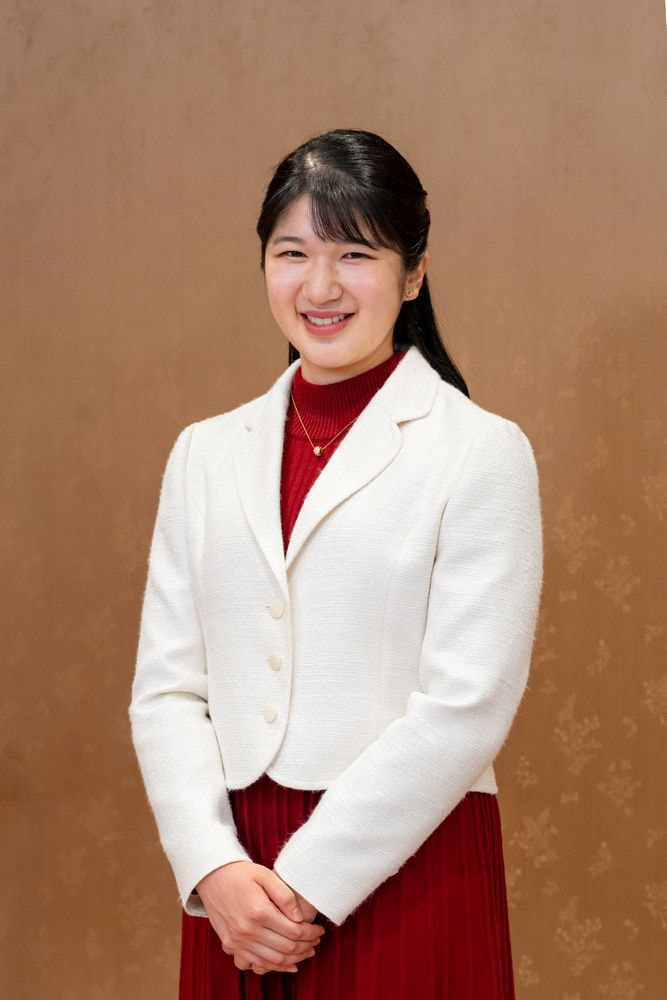
#> input picture assets/KB-20261126-06/A178.jpg, 667 x 1000 px, found by its file name
$ python make_thumbs.py
#> lines starting #> are read from the running program, lines starting #| are printed output that depends on the picture
### pipeline/thumb_long.py
"""長尺(横型)の表紙 1280×720(荒木指示 2026-11-24 第3版)。
参考: 荒木さん提供の型(明朝の極太・金のグラデーション文字・金の帯・人物1〜2名を大きく・短いワンフレーズ)。
型 R(右に人物1名・左に文字) / 型 D(左右に人物2名・中央に大きな金の一言)。赤・絵文字・作り台詞は使わない。"""
import sys, cv2, numpy as np
from pathlib import Path
sys.path.insert(0, str(Path(__file__).resolve().parents[1]))
from PIL import Image, ImageDraw, ImageFont, ImageFilter
from pipeline.rules_render import faces
SERIF = "/usr/share/fonts/opentype/noto/NotoSerifCJK-Black.ttc"
W, H = 1280, 720
NAVY = (8, 20, 48)
WHITE = (255, 255, 255)


def F(n): return ImageFont.truetype(SERIF, n, index=0)


# [56 lines left out: functions photo, place, check_faces, not called in this run]

def grad(w, h, stops, horizontal=False):
#> called with w = 1280, h = 720, horizontal = False
    n = w if horizontal else h
    arr = np.zeros((n, 3))
    for i in range(n):
        p = i / max(1, n - 1)
        for (a, ca), (b, cb) in zip(stops, stops[1:]):
            if a <= p <= b:
                t = (p - a) / max(1e-6, b - a); arr[i] = [ca[k] + (cb[k] - ca[k]) * t for k in range(3)]; break
    if horizontal:
        g = np.tile(arr[None, :, :], (h, 1, 1))
    else:
        g = np.tile(arr[:, None, :], (1, w, 1))
    return Image.fromarray(g.astype(np.uint8))


GOLD = [(0, (255, 246, 190)), (0.45, (240, 200, 80)), (0.55, (200, 150, 30)), (1, (255, 225, 120))]


# [63 lines left out: functions text, gold_band, credit, type_R, type_D, not called in this run]


# [10 lines that do not run on import are left out]

### projects/KB-20261126-01/thumb/make_thumbs.py
"""KB-20261126-01(愛子さま25年の軌跡・長尺)の表紙 3パターン(第5-2章4・第5-3章5・第9章②・templates/thumb_long_template.md)。
python3 projects/KB-20261126-01/thumb/make_thumbs.py で thumb_A.png・thumb_B.png・thumb_C.png(1280×720)と
3枚を縮小して並べた一覧 overview.jpg を書き出す。

写真は宮内庁の掲載写真で台帳(ledger.csv)の照合済みのものだけ。切り抜き・拡大縮小のみ(反転・顔の加工・AI生成なし)。
過去の全 thumb.yaml(projects/*)と直近の本編(projects/KB-202611*/scenes.json)を取得元URLで照合し、4枚とも
表紙0回・本編0回(この長尺の本編でも0回)。皇族方以外の方は切り抜きで外す。献花・慰霊・被災地の写真は使わない。
  A102 令和7年11月 ラオ・フレンズ小児病院ご視察(ラオス。初めての外国公式訪問)。長辺1000px・撮影者表記なし
  A178/A169/A170 「愛子内親王殿下のお誕生日に際してのご近影」(A178 は長辺1000px、A169・A170 は長辺1800px・撮影者表記なし。年の裏付けがないため年は表示しない=事実確認 M6)
3枚で写真・構図・人物の左右・タイトルの位置を変えた(荒木指示 2026-11-25)。そろえるのは明朝の極太・金の文字・配色(赤なし)・クレジットの置き方だけ。
  A(題名A 25年の軌跡)= 縦長の写真2枚を額のように左に並べる(左 A178 ご近影・右 A102 ラオス)/文字は右。2か所・20字
  B(題名B 本命)      = 写真1枚・寄り・人物は右(A169 屋外の柿の木の前・左を向いてほほえまれる)/文字は左。2か所・20字
  C(題名C お言葉)    = 写真1枚いっぱい・引き・人物は中央(A170 御所の障子の前・穏やかな笑顔)/文字は下(引用)と左上。2か所・23字
"""
import sys
from pathlib import Path
import cv2
from PIL import Image, ImageDraw
ROOT = Path(__file__).resolve().parents[3]
sys.path.insert(0, str(ROOT))
from pipeline.thumb_long import place, text, grad, credit, check_faces, F, W, H, NAVY

A = str(ROOT / "assets/KB-20261126-01") + "/"
O = str(Path(__file__).resolve().parent) + "/"
SRC_GOLD = (232, 200, 110)
CREDIT_RIGHT = 24


def bbox(im, xy, s, n, anchor, sw=9):
    return ImageDraw.Draw(im).textbbox(xy, s, font=F(n), anchor=anchor, stroke_width=sw)


def union(bs):
    return (int(min(b[0] for b in bs)), int(min(b[1] for b in bs)), int(max(b[2] for b in bs)), int(max(b[3] for b in bs)))


# [11 lines left out: function line, not called in this run]


def card(path, box, size):
    """元の写真の box=(x0,y0,x1,y1) を切り抜き、size に拡大縮小するだけ(縦横比は box と size で合わせる)"""
    img = cv2.imread(path)
    x0, y0, x1, y1 = box
    c = cv2.resize(img[y0:y1, x0:x1], size, interpolation=cv2.INTER_LANCZOS4)
    return Image.fromarray(cv2.cvtColor(c, cv2.COLOR_BGR2RGB)), size[0] / (x1 - x0)


def fail_if(cond, msg):
    if cond:
        raise SystemExit(msg)


# ---------------- A: 縦長の写真2枚(左)・文字(右) ----------------
def make_A(out):
    CW, CH, Y0 = 360, 600, 60
    X1, X2 = 24, 24 + CW + 16
    im = grad(W, H, [(0, (6, 16, 40)), (1, (20, 40, 80))])
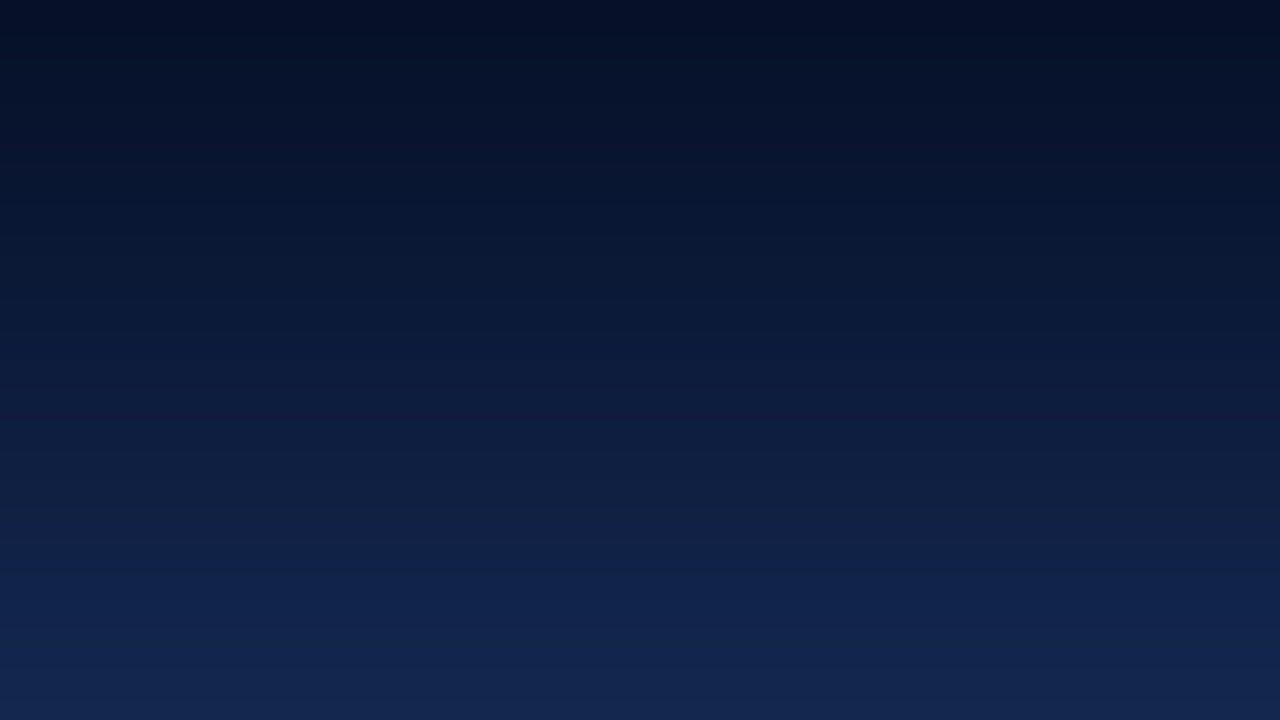
#> im: PIL image 1280x720 RGB; mean R, G, B 12.5, 27.5, 59.5
    # 左の額: A178 ご近影(667×1000・正面を向いた穏やかな笑顔。2026-11-26 荒木指示で下を向いた A168 から差し替え)。
    # お顔(元の写真のpx・OpenCV の顔検出)x240〜399・y197〜356。切り抜き x100〜544・y50〜790(縦横比 0.6)。scale 約0.81(縮小)
    b1 = (100, 50, 544, 790)
    p1, s1 = card(A + "A178.jpg", b1, (CW, CH))
#> in card, img is the input picture: shape (1000, 667, 3); mean B, G, R 109.3, 131, 169.5
#> in card, `c = cv2.resize(img[y0:y1, x0:x1], size, interpolation=cv2.INTER_LANCZO..`:
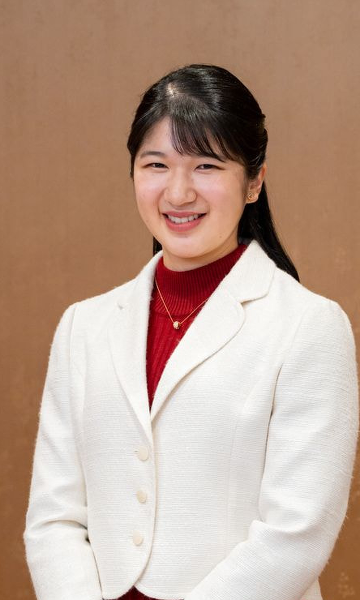
#> c: shape (600, 360, 3); mean B, G, R 144.9, 160.7, 187.3
#> s1 = 0.811
    f1 = (X1 + (240 - b1[0]) * s1, Y0 + (197 - b1[1]) * s1, 159 * s1, 159 * s1)
#> f1 = (137.5, 179.2, 128.9, 128.9)
    # 右の額: A102 ラオス(1000×666)。愛子さまのお顔 x約569〜637・y約125〜231。
    # 切り抜きは x528〜700・y38〜325 だけ(左の母子・左上の男性・右後ろの随行の方の髪 x725〜・奥の方々 y330〜 を入れない)。scale 約2.1
    b2 = (528, 38, 700, 38 + 287)
    p2, s2 = card(A + "A102.jpg", b2, (CW, CH))
    f2 = (X2 + (569 - b2[0]) * s2, Y0 + (125 - b2[1]) * s2, 68 * s2, 106 * s2)
    for x, p in ((X1, p1), (X2, p2)):
        ImageDraw.Draw(im).rectangle((x - 4, Y0 - 4, x + CW + 3, Y0 + CH + 3), fill=SRC_GOLD)
        im.paste(p, (x, Y0))
    # 写真の下に小さく(写真の説明。文字の数に入れない)
    text(im, (X1 + CW // 2, Y0 + CH + 26), "お誕生日のご近影", 24, fill=SRC_GOLD, sw=2, shadow=False, anchor="mm")
    text(im, (X2 + CW // 2, Y0 + CH + 26), "令和7年 ラオスにて", 24, fill=SRC_GOLD, sw=2, shadow=False, anchor="mm")
    TX = X2 + CW + 34
    # ① 愛子さま / 25年(金・最大)の軌跡
    t1 = line(im, TX + 6, 150, [("愛子さま", 92, "white")])
    t2 = line(im, TX, 360, [("25年", 170, "gold")])
    t3 = line(im, TX + 150, 455, [("の軌跡", 92, "white")])
    # ② 金の細線の下に ご自身の言葉で/たどる
    ImageDraw.Draw(im).rectangle((TX + 6, 500, W - 28, 504), fill=SRC_GOLD)
    t4 = line(im, TX + 6, 590, [("ご自身の言葉で", 64, "white")])
    t5 = line(im, TX + 6, 670, [("たどる", 64, "white")])
    tboxes = [union([t1, t2, t3]), union([t4, t5])]
    for tb in tboxes:
        fail_if(tb[0] < X2 + CW or tb[2] > W - 8, f"{out}: 文字が写真か画面の外にはみ出しています {tb}")
    credit(im, "写真: 宮内庁 左 愛子内親王殿下のお誕生日に際してのご近影/右 令和7年11月 ラオ・フレンズ小児病院ご視察(ラオス)",
           tboxes, right=CREDIT_RIGHT)
    im.save(out)
    print(out, "文字", tboxes, "お顔", [tuple(int(v) for v in f) for f in (f1, f2)], "拡大率", round(s1, 2), round(s2, 2))
    fail_if(not check_faces(out, [f1, f2], tboxes), f"{out}: お顔が文字と重なるか見切れています")


# ---------------- B: 写真1枚・寄り・人物は右/文字は左 ----------------
# [52 lines left out: functions make_B, make_C, not called in this run]


#> (the run stopped early here; a loop or call above may not have finished)

$ run again, with assets/KB-20261126-06/A093.jpg copied over assets/KB-20261126-06/A178.jpg
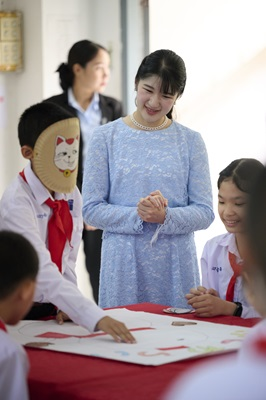
#> input picture assets/KB-20261126-06/A093.jpg, 266 x 400 px, found by its file name
#> in card, img is the input picture: shape (400, 266, 3); mean B, G, R 154.3, 148.3, 158.8
#> in card, `c = cv2.resize(img[y0:y1, x0:x1], size, interpolation=cv2.INTER_LANCZO..`:
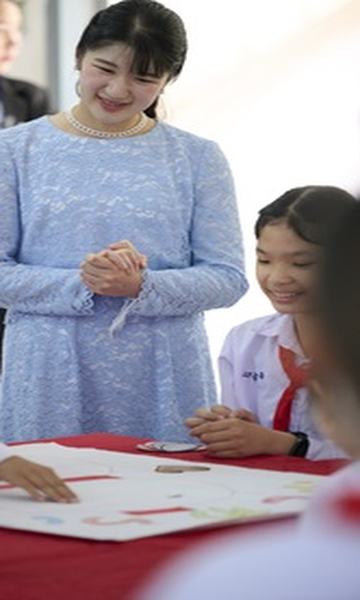
#> c: shape (600, 360, 3); mean B, G, R 165, 153.2, 160
#> s1 = 0.811
#> f1 = (137.5, 179.2, 128.9, 128.9)

$ run again, with assets/KB-20261126-06/A104.jpg copied over assets/KB-20261126-06/A178.jpg
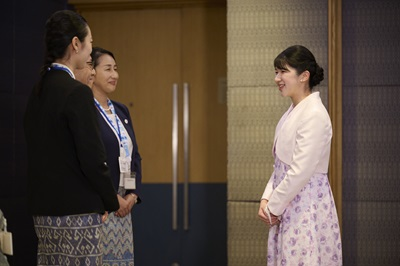
#> input picture assets/KB-20261126-06/A104.jpg, 400 x 266 px, found by its file name
#> in card, img is the input picture: shape (266, 400, 3); mean B, G, R 62.2, 73.9, 87.4
#> in card, `c = cv2.resize(img[y0:y1, x0:x1], size, interpolation=cv2.INTER_LANCZO..`:
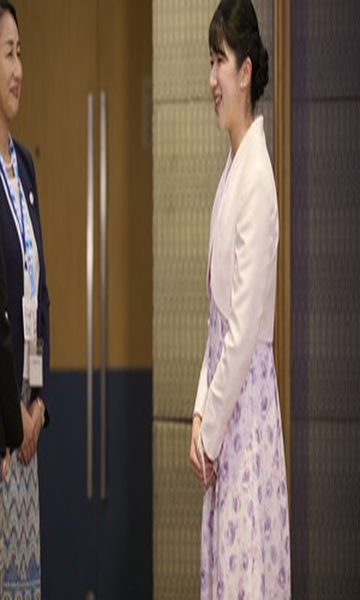
#> c: shape (600, 360, 3); mean B, G, R 78.7, 91.9, 108
#> s1 = 0.811
#> f1 = (137.5, 179.2, 128.9, 128.9)

$ run again, with assets/KB-20261126-06/A121.jpg copied over assets/KB-20261126-06/A178.jpg
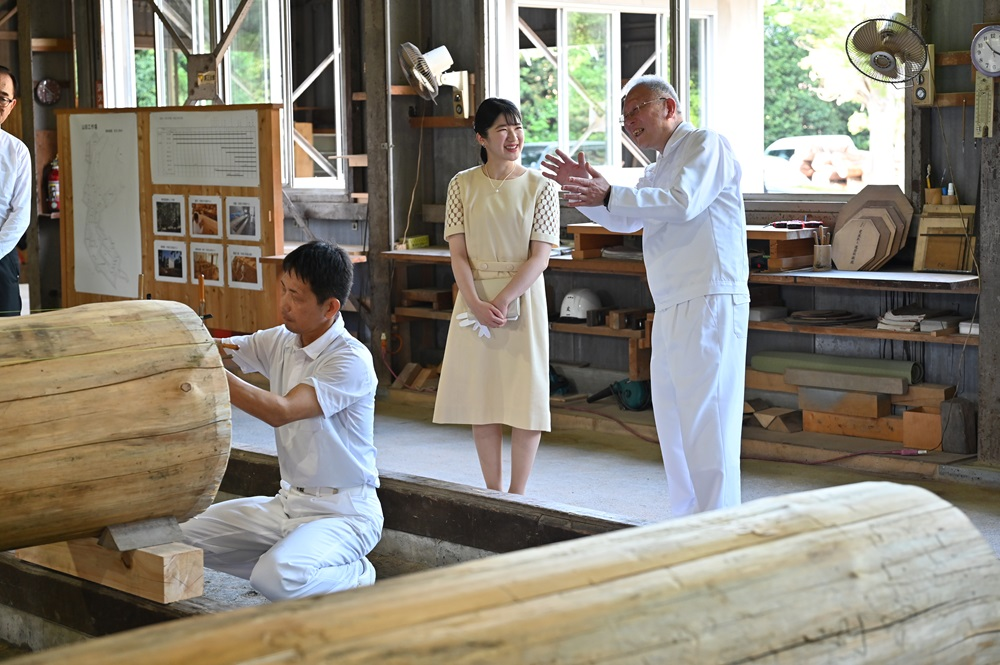
#> input picture assets/KB-20261126-06/A121.jpg, 1000 x 665 px, found by its file name
#> in card, img is the input picture: shape (665, 1000, 3); mean B, G, R 120.8, 132.6, 138.1
#> in card, `c = cv2.resize(img[y0:y1, x0:x1], size, interpolation=cv2.INTER_LANCZO..`:
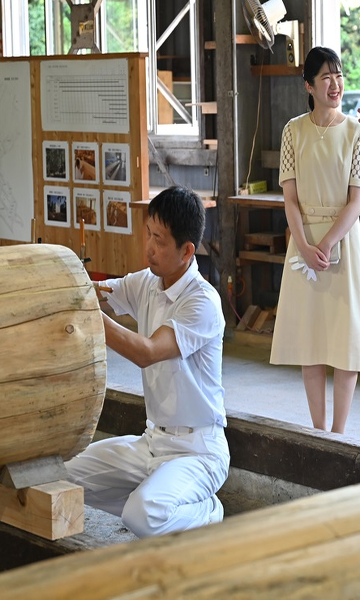
#> c: shape (600, 360, 3); mean B, G, R 114.1, 128.6, 137.8
#> s1 = 0.811
#> f1 = (137.5, 179.2, 128.9, 128.9)
